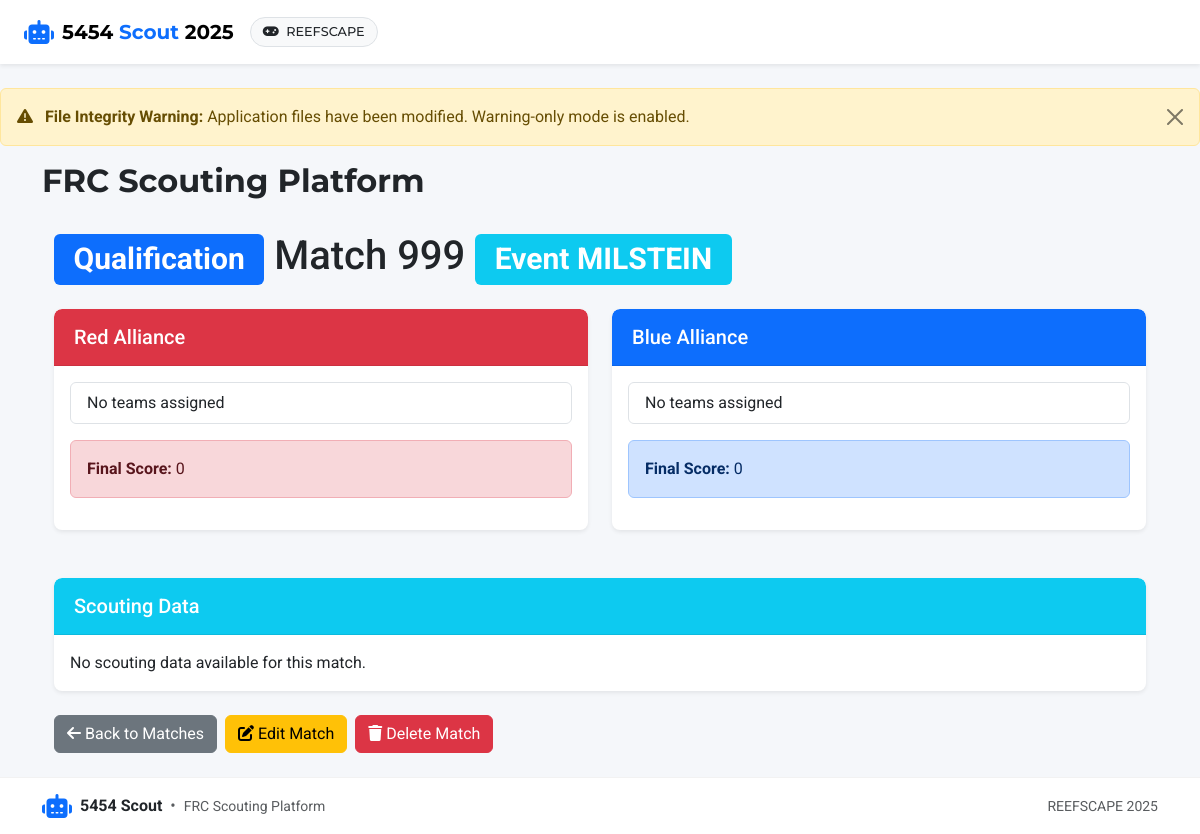
Page /matches/1 on the earlier database version.
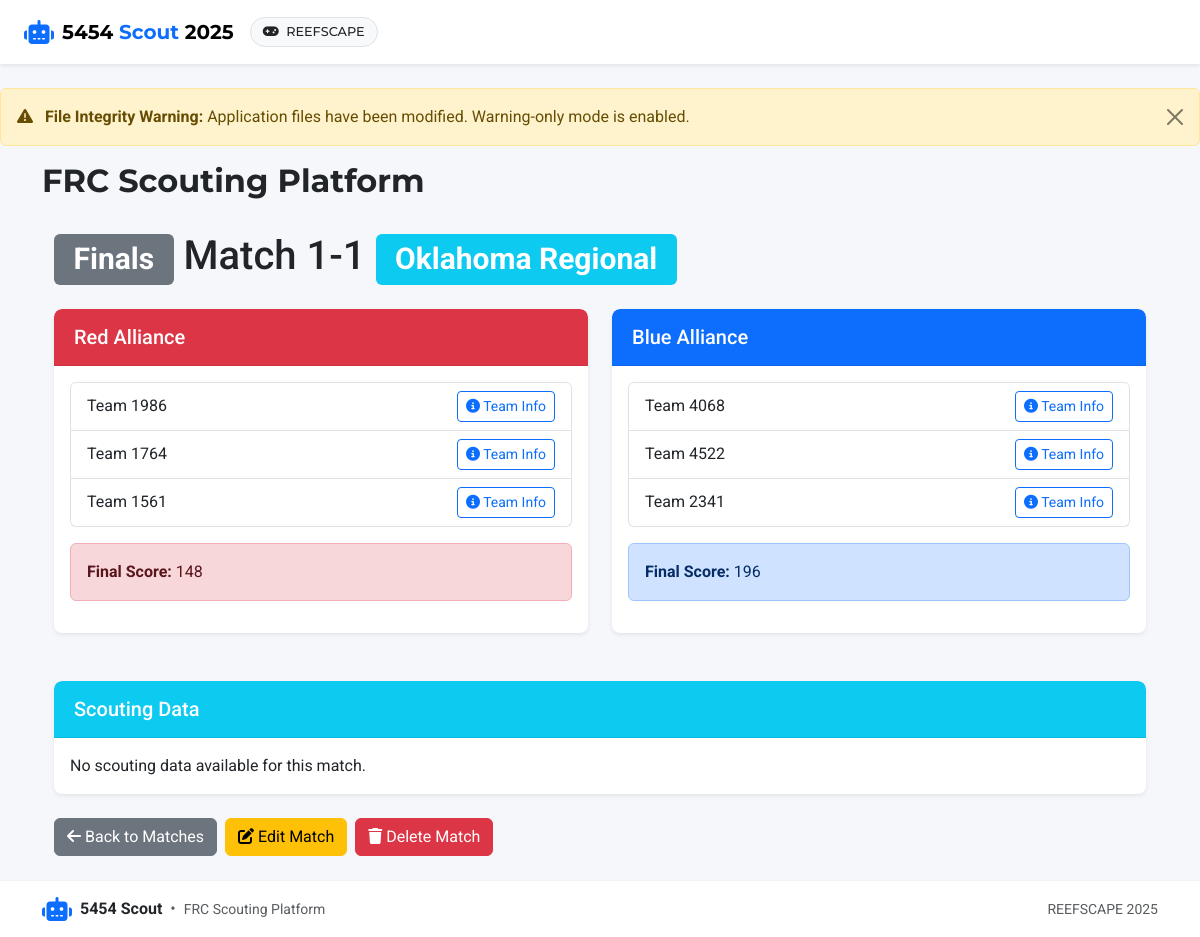
Same page on the later database version.
### app/models.py (models this page shows, shortened)
class Match(db.Model):
    id = db.Column(db.Integer, primary_key=True)
    match_number = db.Column(db.Integer, nullable=False)
    match_type = db.Column(db.String(20), nullable=False)
    event_id = db.Column(db.Integer, db.ForeignKey('event.id'), nullable=False)
    red_alliance = db.Column(db.String(50))  # Comma-separated team numbers
    blue_alliance = db.Column(db.String(50))  # Comma-separated team numbers
    red_score = db.Column(db.Integer)
    blue_score = db.Column(db.Integer)
    winner = db.Column(db.String(10))  # 'red', 'blue', or 'tie'
    timestamp = db.Column(db.DateTime, default=datetime.utcnow)
    scouting_data = db.relationship('ScoutingData', backref='match', lazy=True)

class Event(db.Model):
    id = db.Column(db.Integer, primary_key=True)
    name = db.Column(db.String(100), nullable=False)
    code = db.Column(db.String(20), unique=True)  # Event code like "CALA" or "NYRO"
    location = db.Column(db.String(100))
    start_date = db.Column(db.Date)
    end_date = db.Column(db.Date)
    year = db.Column(db.Integer, nullable=False)
    matches = db.relationship('Match', backref='event', lazy=True)

### app/routes/matches.py (the view)
@bp.route('/<int:match_id>')
def view(match_id):
    match = Match.query.get_or_404(match_id)
    scouting_data = ScoutingData.query.filter_by(match_id=match.id).all()
    game_config = current_app.config['GAME_CONFIG']
    return render_template('matches/view.html', match=match,
                          scouting_data=scouting_data, game_config=game_config)

### app/routes/auth.py (called while the page is built)
@bp.app_context_processor
def inject_auth_vars():
    return {
        'current_user': current_user,
        'user_has_role': lambda role: current_user.is_authenticated and current_user.has_role(role)
    }

### run.py (called while the page is built)
@app.before_request
def check_first_run():
    if not User.query.first() and request.path != '/auth/login':
        flash('Database is being initialized. Please wait...', 'info')
        return redirect(url_for('auth.login'))

### app/templates/matches/view.html (shortened to what this page needs)
{% extends 'base.html' %}
{% block content %}
<div class="container">
    <h1 class="mb-4">
        <span class="badge {% if match.match_type == 'Qualification' %}bg-primary{% elif match.match_type == 'Playoff' %}bg-danger{% elif match.match_type == 'Practice' %}bg-success{% else %}bg-secondary{% endif %}">{{ match.match_type }}</span>
        Match {{ match.match_number }}
        <span class="badge bg-info">{{ match.event.name }}</span>
    </h1>
    <div class="row mb-4">
        <div class="col-md-6">
            <div class="card">
                <div class="card-header bg-danger text-white">
                    <h5 class="mb-0">Red Alliance</h5>
                </div>
                <div class="card-body">
                    <ul class="list-group mb-3">
                        {% for team_number in match.red_alliance.split(',') if team_number %}
                        <li class="list-group-item d-flex justify-content-between align-items-center">
                            Team {{ team_number }}
                            <div>
                                <a href="{{ url_for('teams.view', team_number=team_number|int) }}" class="btn btn-sm btn-outline-primary">
                                    <i class="fas fa-info-circle"></i> Team Info
                                </a>
                            </div>
                        </li>
                        {% else %}
                        <li class="list-group-item">No teams assigned</li>
                        {% endfor %}
                    </ul>
                    {% if match.red_score is not none %}
                    <div class="alert alert-danger">
                        <strong>Final Score:</strong> {{ match.red_score }}
                    </div>
                    {% endif %}
                </div>
            </div>
        </div>
        <div class="col-md-6">
            <div class="card">
                <div class="card-header bg-primary text-white">
                    <h5 class="mb-0">Blue Alliance</h5>
                </div>
                <div class="card-body">
                    <ul class="list-group mb-3">
                        {% for team_number in match.blue_alliance.split(',') if team_number %}
                        <li class="list-group-item d-flex justify-content-between align-items-center">
                            Team {{ team_number }}
                            <div>
                                <a href="{{ url_for('teams.view', team_number=team_number|int) }}" class="btn btn-sm btn-outline-primary">
                                    <i class="fas fa-info-circle"></i> Team Info
                                </a>
                            </div>
                        </li>
                        {% else %}
                        <li class="list-group-item">No teams assigned</li>
                        {% endfor %}
                    </ul>
                    {% if match.blue_score is not none %}
                    <div class="alert alert-primary">
                        <strong>Final Score:</strong> {{ match.blue_score }}
                    </div>
                    {% endif %}
                </div>
            </div>
        </div>
    </div>
    <div class="card mb-4">
        <div class="card-header bg-info text-white">
            <h5 class="mb-0">Scouting Data</h5>
        </div>
        <div class="card-body">
            {% if scouting_data %}
            <div class="table-responsive">
                <table class="table table-striped table-hover">
                    <thead>
                        <tr>
                            <th>Team</th>
                            <th>Alliance</th>
                            <th>Scout</th>
                            <th>Timestamp</th>
                            <th>Actions</th>
                        </tr>
                    </thead>
                    <tbody>
                        {% for entry in scouting_data %}
                        <tr>
                            <td>{{ entry.team.team_number }} - {{ entry.team.team_name }}</td>
                            <td>
                                <span class="badge {% if entry.alliance == 'red' %}bg-danger{% elif entry.alliance == 'blue' %}bg-primary{% else %}bg-secondary{% endif %}">
                                    {{ entry.alliance|capitalize }}
                                </span>
                            </td>
                            <td>{{ entry.scout_name }}</td>
                            <td>{{ entry.timestamp.strftime('%m/%d/%Y %I:%M %p') }}</td>
                            <td>
                                <a href="{{ url_for('scouting.view_data', id=entry.id) }}" class="btn btn-sm btn-primary">
                                    <i class="fas fa-search"></i> View
                                </a>
                                <a href="{{ url_for('data.edit_entry', entry_id=entry.id) }}" class="btn btn-sm btn-warning">
                                    <i class="fas fa-edit"></i> Edit
                                </a>
                            </td>
                        </tr>
                        {% endfor %}
                    </tbody>
                </table>
            </div>
            {% else %}
            <p class="mb-0">No scouting data available for this match.</p>
            {% endif %}
        </div>
    </div>
    <div class="d-flex gap-2">
        <a href="{{ url_for('matches.index') }}" class="btn btn-secondary">
            <i class="fas fa-arrow-left"></i> Back to Matches
        </a>
        <a href="{{ url_for('matches.edit', match_id=match.id) }}" class="btn btn-warning">
            <i class="fas fa-edit"></i> Edit Match
        </a>
        <button type="button" class="btn btn-danger" data-bs-toggle="modal" data-bs-target="#deleteMatchModal">
            <i class="fas fa-trash"></i> Delete Match
        </button>
    </div>
</div>
{% endblock %}

### app/templates/base.html (shortened to what this page needs)
<!DOCTYPE html>
<html lang="en" class="h-100">
<head>
    <link href="https://cdn.jsdelivr.net/npm/bootstrap@5.3.2/dist/css/bootstrap.min.css" rel="stylesheet">
    <link href="https://cdnjs.cloudflare.com/ajax/libs/font-awesome/6.4.0/css/all.min.css" rel="stylesheet">
    <link href="https://cdn.jsdelivr.net/npm/select2@4.1.0-rc.0/dist/css/select2.min.css" rel="stylesheet">
    <link href="https://cdn.jsdelivr.net/npm/select2-bootstrap-5-theme@1.3.0/dist/select2-bootstrap-5-theme.min.css" rel="stylesheet">
    <link rel="stylesheet" href="{{ url_for('static', filename='css/styles.css') }}">
</head>
<body class="d-flex flex-column h-100">
    <header class="app-header">
        <nav class="navbar navbar-expand-lg navbar-light shadow-sm">
            <div class="container-fluid px-lg-4 px-md-3 px-2">
                <a class="navbar-brand d-flex align-items-center" href="{% if user_has_role('scout') and not user_has_role('admin') and not user_has_role('analytics') %}{{ url_for('scouting.index') }}{% else %}{{ url_for('main.index') }}{% endif %}">
                    <i class="fas fa-robot brand-icon me-2"></i>
                    <span class="brand-text fw-bold">5454 <span class="text-primary">Scout</span> <span class="d-none d-sm-inline">{{ game_config.season }}</span></span>
                </a>
                <div class="collapse navbar-collapse" id="navbarMain">
                    <div class="d-flex align-items-center navbar-actions">
                        {% if game_config %}
                        <div class="game-badge me-3 d-none d-lg-block">
                            <span class="badge bg-light text-dark border">
                                <i class="fas fa-gamepad me-1"></i>
                                <span class="d-none d-xl-inline">{{ game_config.game_name }}</span>
                            </span>
                        </div>
                        {% endif %}
                    </div>
                </div>
            </div>
        </nav>
    </header>
    <div class="toast-container position-fixed top-0 end-0 p-3">
    </div>
    <main class="flex-shrink-0 py-4">
        {% if integrity_status.integrity_compromised and integrity_status.warning_only_mode %}
        <div class="alert alert-warning alert-dismissible fade show" role="alert">
            <i class="fas fa-exclamation-triangle me-2"></i>
            <strong>File Integrity Warning:</strong> Application files have been modified. Warning-only mode is enabled.
            <button type="button" class="btn-close" data-bs-dismiss="alert" aria-label="Close"></button>
        </div>
        {% endif %}
        <div class="container">
            <div class="row mb-4">
                <div class="col-12">
                    <h1 class="page-title">{% block heading %}FRC Scouting Platform{% endblock %}</h1>
                </div>
            </div>
            {% block content %}{% endblock %}
        </div>
    </main>
    <footer class="footer mt-auto py-3">
        <div class="container">
            <div class="row align-items-center g-2">
                <div class="col-md-6 text-center text-md-start">
                    <div class="d-flex align-items-center justify-content-center justify-content-md-start">
                        <i class="fas fa-robot brand-icon me-2 text-primary"></i>
                        <span class="fw-bold">5454 Scout</span>
                        <span class="text-muted mx-2">•</span>
                        <span class="small text-muted">FRC Scouting Platform</span>
                    </div>
                </div>
                <div class="col-md-6 text-center text-md-end">
                    <div class="small text-muted">
                        {% if game_config %}
                        <span>{{ game_config.game_name }} {{ game_config.season }}</span>
                        {% else %}
                        <span>No active configuration</span>
                        {% endif %}
                    </div>
                </div>
            </div>
        </div>
    </footer>
</body>
</html>

### app/static/css/styles.css (style rules this page uses)
body { min-height: 100vh; display: flex; flex-direction: column; background-color: #f8f9fa; font-family: 'Roboto', 'Segoe UI', Arial, sans-serif; }
.footer { margin-top: auto; }
.card { box-shadow: 0 4px 6px rgba(0, 0, 0, 0.1); transition: transform 0.2s, box-shadow 0.2s; }
:root { --primary-color: #007bff; --secondary-color: #6c757d; --success-color: #28a745; --danger-color: #dc3545; --warning-color: #ffc107; --info-color: #17a2b8; --light-color: #f8f9fa; --dark-color: #343a40; }
body { display: flex; flex-direction: column; min-height: 100vh; }
.container { flex: 1; }
.card { box-shadow: 0 0.125rem 0.25rem rgba(0, 0, 0, 0.075); border-radius: 0.5rem; transition: transform 0.2s ease-in-out, box-shadow 0.2s ease-in-out; }
.card-header { border-top-left-radius: 0.5rem !important; border-top-right-radius: 0.5rem !important; }
:root { --primary: #0d6efd; --primary-light: #cfe2ff; --primary-dark: #0a58ca; --secondary: #6c757d; --success: #198754; --danger: #dc3545; --warning: #ffc107; --info: #0dcaf0; --light: #f8f9fa; --dark: #212529; --red-alliance: #dc3545; --red-alliance-bg: #f8d7da; --blue-alliance: #0d6efd; --blue-alliance-bg: #cfe2ff; --auto-color: #fd7e14; --teleop-color: #0d6efd; --endgame-color: #198754; --navbar-bg: #ffffff; --card-shadow: 0 .125rem .25rem rgba(0, 0, 0, .075); --card-shadow-hover: 0 .5rem 1rem rgba(0, 0, 0, .15); --border-radius: .5rem; --transition-speed: 0.2s; --font-family-base: 'Roboto', -apple-system, BlinkMacSystemFont, 'Segoe UI', Arial, sans-serif; --font-family-headings: 'Montserrat', var(--font-family-base); }
html, body { min-height: 100vh; }
body { font-family: var(--font-family-base); background-color: #f5f7fa; display: flex; flex-direction: column; }
.app-header { font-family: var(--font-family-headings); position: sticky; top: 0; z-index: 1030; }
.navbar { background-color: var(--navbar-bg); padding: 0.75rem 0; transition: all var(--transition-speed) ease-in-out; box-shadow: 0 2px 15px rgba(0,0,0,0.08); backdrop-filter: blur(8px); }
.navbar-brand { font-weight: 700; font-size: 1.25rem; transition: transform var(--transition-speed) ease-in-out; }
.brand-icon { font-size: 1.5rem; color: var(--primary); margin-right: 0.5rem; }
.brand-text { font-family: var(--font-family-headings); }
.navbar-actions { gap: 0.5rem; }
.game-badge .badge { font-size: 0.8rem; padding: 0.5rem 0.75rem; border-radius: 1rem; font-weight: 500; }
main { padding-top: 2rem; padding-bottom: 2rem; flex: 1 0 auto; }
.page-title { font-family: var(--font-family-headings); font-weight: 700; color: var(--dark); margin-bottom: 0.5rem; font-size: 2rem; }
.card { border-radius: var(--border-radius); box-shadow: var(--card-shadow); transition: transform var(--transition-speed) ease-in-out, box-shadow var(--transition-speed) ease-in-out; overflow: hidden; margin-bottom: 1.5rem; border: none; }
.card-header { font-weight: 500; padding: 1rem 1.25rem; border-bottom: 1px solid rgba(0, 0, 0, 0.08); background-color: rgba(0, 0, 0, 0.02); }
.footer { background-color: #ffffff; border-top: 1px solid rgba(0, 0, 0, 0.05); padding: 1.25rem 0; margin-top: auto; }
.page-loaded { animation: fadeIn 0.3s ease-in-out; }
.btn { transition: all 0.2s ease-in-out; }
.game-badge .badge { transition: all var(--transition-speed) ease-in-out; }
html { scroll-behavior: smooth; }

Differences in the rows shown:
no longer on this page (row unchanged): Event: event.name "Event MILSTEIN"
changed Match: match_type "Qualification" → "Finals"; match_number "999" → "1-1"; red_alliance empty → "1986,1764,1561" (drawn); red_score "0" → "148"; blue_alliance empty → "4068,4522,2341" (drawn); blue_score "0" → "196"
added Event: event.name "Oklahoma Regional"
Other differences:
new list line: "Team 1986 Team Info"
new list line: "Team 1764 Team Info"
new list line: "Team 1561 Team Info"
new list line: "Team 4068 Team Info"
new list line: "Team 4522 Team Info"
new list line: "Team 2341 Team Info"
text no longer shown: "No teams assigned No teams assigned"
